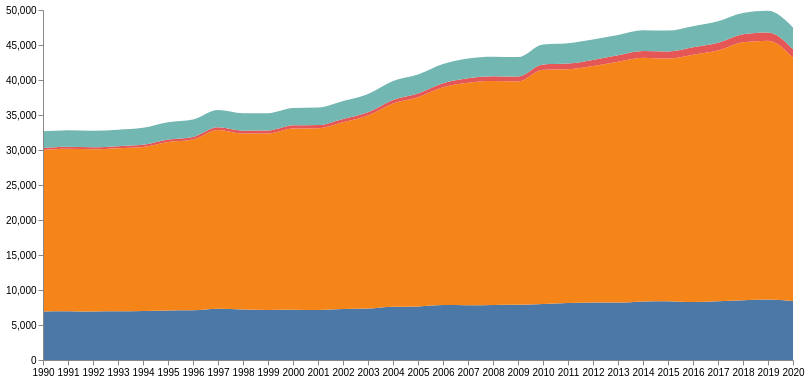

Vega-Lite specification stored for this chart:
### Vega specification from a JSON file in a GitHub repository (floating-point values rounded to 4 significant figures)
{"$schema": "https://vega.github.io/schema/vega/v5.json", "description": "A basic stacked area chart example.", "width": 750, "height": 350, "padding": 5, "data": [{"name": "table", "values": [{"x": 1990, "y": 6937.0, "c": "CH4"}, {"x": 1991, "y": 6973.0, "c": "CH4"}, {"x": 1992, "y": 6933.0, "c": "CH4"}, {"x": 1993, "y": 6959.0, "c": "CH4"}, {"x": 1994, "y": 6996.0, "c": "CH4"}, {"x": 1995, "y": 7081.0, "c": "CH4"}, {"x": 1996, "y": 7097.0, "c": "CH4"}, {"x": 1997, "y": 7328.0, "c": "CH4"}, {"x": 1998, "y": 7204.0, "c": "CH4"}, {"x": 1999, "y": 7150.0, "c": "CH4"}, {"x": 2000, "y": 7174.0, "c": "CH4"}, {"x": 2001, "y": 7130.0, "c": "CH4"}, {"x": 2002, "y": 7271.0, "c": "CH4"}, {"x": 2003, "y": 7344.0, "c": "CH4"}, {"x": 2004, "y": 7598.0, "c": "CH4"}, {"x": 2005, "y": 7655.0, "c": "CH4"}, {"x": 2006, "y": 7841.0, "c": "CH4"}, {"x": 2007, "y": 7817.0, "c": "CH4"}, {"x": 2008, "y": 7860.0, "c": "CH4"}, {"x": 2009, "y": 7884.0, "c": "CH4"}, {"x": 2010, "y": 7987.0, "c": "CH4"}, {"x": 2011, "y": 8142.0, "c": "CH4"}, {"x": 2012, "y": 8226.0, "c": "CH4"}, {"x": 2013, "y": 8203.0, "c": "CH4"}, {"x": 2014, "y": 8358.0, "c": "CH4"}, {"x": 2015, "y": 8407.0, "c": "CH4"}, {"x": 2016, "y": 8291.0, "c": "CH4"}, {"x": 2017, "y": 8378.0, "c": "CH4"}, {"x": 2018, "y": 8528.0, "c": "CH4"}, {"x": 2019, "y": 8655.0, "c": "CH4"}, {"x": 2020, "y": 8429.0, "c": "CH4"}, {"x": 1990, "y": 23050.0, "c": "CO2"}, {"x": 1991, "y": 23210.0, "c": "CO2"}, {"x": 1992, "y": 23160.0, "c": "CO2"}, {"x": 1993, "y": 23300.0, "c": "CO2"}, {"x": 1994, "y": 23450.0, "c": "CO2"}, {"x": 1995, "y": 24080.0, "c": "CO2"}, {"x": 1996, "y": 24420.0, "c": "CO2"}, {"x": 1997, "y": 25530.0, "c": "CO2"}, {"x": 1998, "y": 25140.0, "c": "CO2"}, {"x": 1999, "y": 25200.0, "c": "CO2"}, {"x": 2000, "y": 25900.0, "c": "CO2"}, {"x": 2001, "y": 25990.0, "c": "CO2"}, {"x": 2002, "y": 26710.0, "c": "CO2"}, {"x": 2003, "y": 27580.0, "c": "CO2"}, {"x": 2004, "y": 29050.0, "c": "CO2"}, {"x": 2005, "y": 29880.0, "c": "CO2"}, {"x": 2006, "y": 31110.0, "c": "CO2"}, {"x": 2007, "y": 31800.0, "c": "CO2"}, {"x": 2008, "y": 32000.0, "c": "CO2"}, {"x": 2009, "y": 31910.0, "c": "CO2"}, {"x": 2010, "y": 33480.0, "c": "CO2"}, {"x": 2011, "y": 33390.0, "c": "CO2"}, {"x": 2012, "y": 33780.0, "c": "CO2"}, {"x": 2013, "y": 34420.0, "c": "CO2"}, {"x": 2014, "y": 34820.0, "c": "CO2"}, {"x": 2015, "y": 34660.0, "c": "CO2"}, {"x": 2016, "y": 35330.0, "c": "CO2"}, {"x": 2017, "y": 35840.0, "c": "CO2"}, {"x": 2018, "y": 36860.0, "c": "CO2"}, {"x": 2019, "y": 36950.0, "c": "CO2"}, {"x": 2020, "y": 34740.0, "c": "CO2"}, {"x": 1990, "y": 302.2, "c": "F-Gas"}, {"x": 1991, "y": 297.5, "c": "F-Gas"}, {"x": 1992, "y": 294.6, "c": "F-Gas"}, {"x": 1993, "y": 290.6, "c": "F-Gas"}, {"x": 1994, "y": 297.9, "c": "F-Gas"}, {"x": 1995, "y": 329.4, "c": "F-Gas"}, {"x": 1996, "y": 359.1, "c": "F-Gas"}, {"x": 1997, "y": 391.6, "c": "F-Gas"}, {"x": 1998, "y": 424.9, "c": "F-Gas"}, {"x": 1999, "y": 426.8, "c": "F-Gas"}, {"x": 2000, "y": 443.7, "c": "F-Gas"}, {"x": 2001, "y": 441.6, "c": "F-Gas"}, {"x": 2002, "y": 467.4, "c": "F-Gas"}, {"x": 2003, "y": 477.7, "c": "F-Gas"}, {"x": 2004, "y": 511.8, "c": "F-Gas"}, {"x": 2005, "y": 541.9, "c": "F-Gas"}, {"x": 2006, "y": 587.2, "c": "F-Gas"}, {"x": 2007, "y": 641.5, "c": "F-Gas"}, {"x": 2008, "y": 684.6, "c": "F-Gas"}, {"x": 2009, "y": 705.6, "c": "F-Gas"}, {"x": 2010, "y": 762.3, "c": "F-Gas"}, {"x": 2011, "y": 812.3, "c": "F-Gas"}, {"x": 2012, "y": 861.1, "c": "F-Gas"}, {"x": 2013, "y": 908.9, "c": "F-Gas"}, {"x": 2014, "y": 962.6, "c": "F-Gas"}, {"x": 2015, "y": 1001.0, "c": "F-Gas"}, {"x": 2016, "y": 1054.0, "c": "F-Gas"}, {"x": 2017, "y": 1095.0, "c": "F-Gas"}, {"x": 2018, "y": 1136.0, "c": "F-Gas"}, {"x": 2019, "y": 1177.0, "c": "F-Gas"}, {"x": 2020, "y": 1219.0, "c": "F-Gas"}, {"x": 1990, "y": 2368.0, "c": "N2O"}, {"x": 1991, "y": 2355.0, "c": "N2O"}, {"x": 1992, "y": 2349.0, "c": "N2O"}, {"x": 1993, "y": 2333.0, "c": "N2O"}, {"x": 1994, "y": 2422.0, "c": "N2O"}, {"x": 1995, "y": 2476.0, "c": "N2O"}, {"x": 1996, "y": 2479.0, "c": "N2O"}, {"x": 1997, "y": 2466.0, "c": "N2O"}, {"x": 1998, "y": 2497.0, "c": "N2O"}, {"x": 1999, "y": 2484.0, "c": "N2O"}, {"x": 2000, "y": 2476.0, "c": "N2O"}, {"x": 2001, "y": 2507.0, "c": "N2O"}, {"x": 2002, "y": 2568.0, "c": "N2O"}, {"x": 2003, "y": 2608.0, "c": "N2O"}, {"x": 2004, "y": 2690.0, "c": "N2O"}, {"x": 2005, "y": 2702.0, "c": "N2O"}, {"x": 2006, "y": 2735.0, "c": "N2O"}, {"x": 2007, "y": 2804.0, "c": "N2O"}, {"x": 2008, "y": 2770.0, "c": "N2O"}, {"x": 2009, "y": 2770.0, "c": "N2O"}, {"x": 2010, "y": 2854.0, "c": "N2O"}, {"x": 2011, "y": 2916.0, "c": "N2O"}, {"x": 2012, "y": 2936, "c": "N2O"}, {"x": 2013, "y": 2913.0, "c": "N2O"}, {"x": 2014, "y": 2961.0, "c": "N2O"}, {"x": 2015, "y": 2995.0, "c": "N2O"}, {"x": 2016, "y": 3020.0, "c": "N2O"}, {"x": 2017, "y": 3082.0, "c": "N2O"}, {"x": 2018, "y": 3066.0, "c": "N2O"}, {"x": 2019, "y": 3099.0, "c": "N2O"}, {"x": 2020, "y": 3127.0, "c": "N2O"}], "transform": [{"type": "stack", "groupby": ["x"], "sort": {"field": "c"}, "field": "y"}]}], "scales": [{"name": "x", "type": "point", "range": "width", "domain": {"data": "table", "field": "x"}}, {"name": "y", "type": "linear", "range": "height", "nice": true, "zero": true, "domain": {"data": "table", "field": "y1"}}, {"name": "color", "type": "ordinal", "range": "category", "domain": {"data": "table", "field": "c"}}], "axes": [{"orient": "bottom", "scale": "x", "zindex": 1}, {"orient": "left", "scale": "y", "zindex": 1}], "marks": [{"type": "group", "from": {"facet": {"name": "series", "data": "table", "groupby": "c"}}, "marks": [{"type": "area", "from": {"data": "series"}, "encode": {"enter": {"interpolate": {"value": "monotone"}, "x": {"scale": "x", "field": "x", "tickCount": 0}, "y": {"scale": "y", "field": "y0"}, "y2": {"scale": "y", "field": "y1"}, "fill": {"scale": "color", "field": "c"}}, "update": {"fillOpacity": {"value": 1}}, "hover": {"fillOpacity": {"value": 0.5}}}}]}]}
